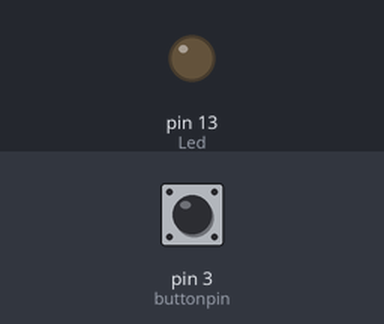
The sketch below on a simulated Arduino Uno, built with avr-gcc and run on an emulated ATmega328P. Parts: output pins drawn as LEDs (lit = HIGH). Inputs (shaded band) come from the test bench; at power-on: pin 3 (buttonpin) LOW.

Above: at 1.2 s.
1.3 s: pin 3 (buttonpin) pulled HIGH for 0.15 s
At 1.4 s:
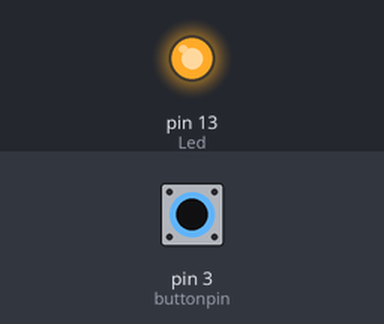
3.0 s: pin 3 (buttonpin) pulled HIGH for 3.2 s
At 6.5 s:
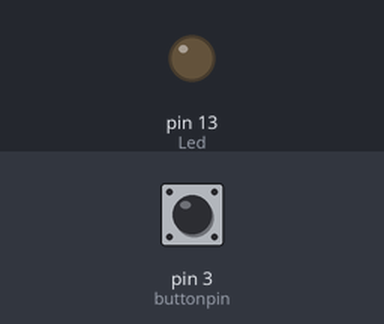
Timing chart, 0 to 8.0 s (numbered marks = the images above; inputs shaded):
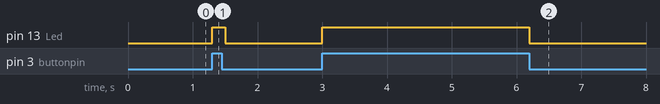

The sketch:

D18_S1.ino
```cpp
//www.elegoo.com
//2016.06.13


// BIGSOUND SENSOR threshold really high to sense music and sounds
int Led=13;//define LED port
int buttonpin=3; //define switch port
;int  val;//define digital variable val
void  setup()
{
pinMode(LED_BUILTIN,OUTPUT);//define LED as a output port
pinMode(buttonpin,INPUT);//define switch as a output port
}
void  loop()

{ val=digitalRead(buttonpin);//read the value of the digital interface 3 assigned to val
if(val==HIGH)//when the switch sensor have signal, LED blink
{
digitalWrite(Led,HIGH);
delay(100);
}
else
{
digitalWrite(Led,LOW);
}
}
```

Measured:
- after the input at 1.3 s, pin 13 (Led): LOW → HIGH at once, → LOW 0.20 s later
- after the input at 3.0 s, pin 13 (Led): LOW → HIGH at once, → LOW 3.2 s later
